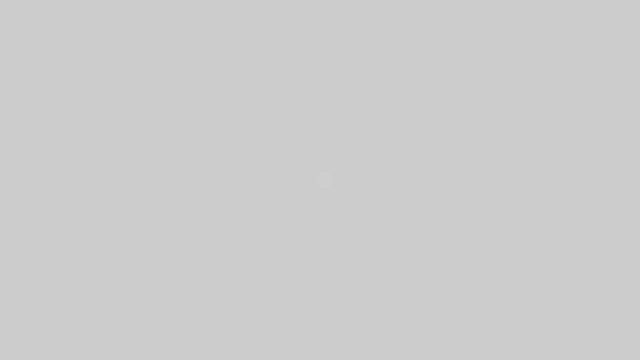
Frame 1 (no input)
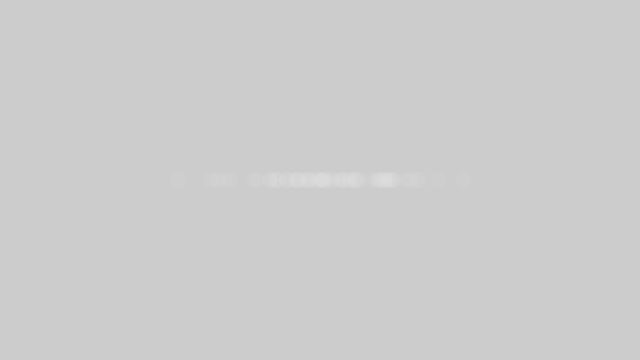
Frame 60 (the mouse pressed at the canvas centre just before this capture)
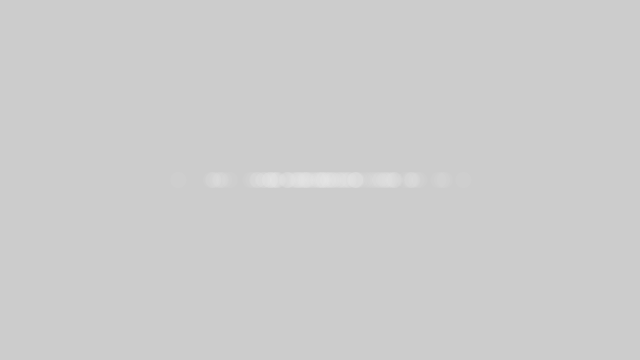
Frame 120 (the mouse held since frame 60 and released just before this capture)

The Processing sketch that drew these frames (run headless with seeded random() and noise(); from frame 60 on, the mouse is pressed at the canvas centre):

// Processing sketch: sketch_150105a
// ── sketch_150105a.pde
import java.util.Random;
Random generator;

void setup(){
  size(640,360);
  generator = new Random();
}

void draw() {
  float num = (float) generator.nextGaussian();
  float sd = 60;
  float mean = 320;
  
  float x = sd * num + mean;
  
  noStroke();
  fill(255,10);
  ellipse(x,180,16,16);
}
